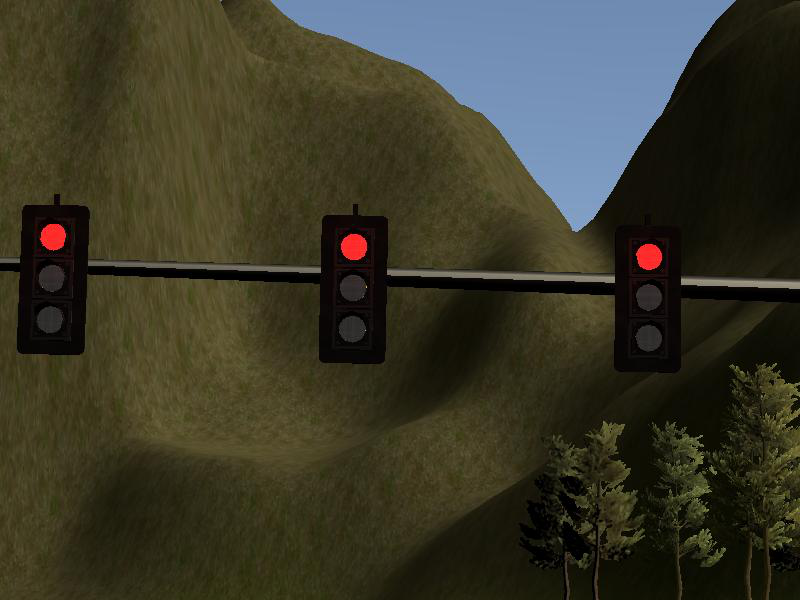
%> input picture img_10_575.png, 800 x 600 px
$ octave Eveluation.m   (GNU Octave 9; MATLAB toolbox functions it lacks are replaced by stand-ins)
%> lines starting %> are read from the running program, lines starting %| are printed output that depends on the picture; in (x1, y1, x2, y2) boxes, pixels count from 0 and x2, y2 are one past the last pixel; in counts of white or black regions, pixels touching at a corner belong together; the program's own positions count from 1
%> further down, image is the input picture: size 600x800x3 uint8; mean R, G, B 57.4, 55.9, 40.6
### f_detection.m
function flag = f_detection( image )
    %F_DETECTION Summary of this function goes here
    %   Detailed explanation goes here
    %% read and convert image to double tpye
    img = image;
    img(img==0) = 1;
%> img: size 600x800x3 uint8; 3.8% of pixels changed, all inside (x1, y1, x2, y2) = (0, 0, 800, 600)
    img = double(img)/255;
%> img: size 600x800x3 double
    %% build filters
    red_filter = zeros(size(img));
    red_filter(:,:,1) = 1;
    yellow_filter = zeros(size(img));
    yellow_filter(:,:,1) = sqrt(2)/2;
    yellow_filter(:,:,2) = sqrt(2)/2;
    green_filter = zeros(size(img));
    green_filter(:,:,2) = 1;
    %% calculate pixel direction
    pixel_direction = img;
    temp_norm = sqrt(pixel_direction(:,:,1).^2+pixel_direction(:,:,2).^2+pixel_direction(:,:,3).^2);
    for i=1:3
        pixel_direction(:,:,i) = pixel_direction(:,:,i)./temp_norm;
    end
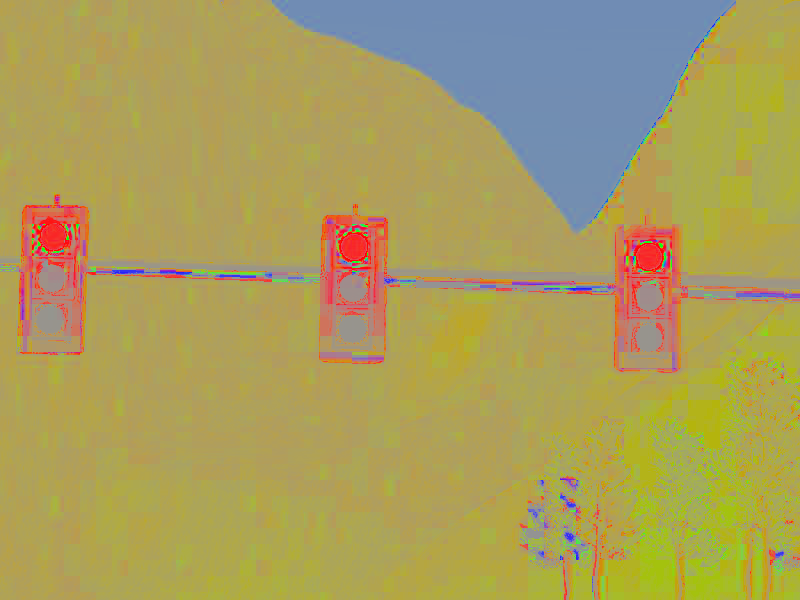
%> pixel_direction: size 600x800x3 double; mean R, G, B 0.669, 0.621, 0.362
    %% Calculate color distances and weighted color channels
    red_channel = max(0,sum(pixel_direction.*red_filter,3)*2.5-1.5).*sum(img.*red_filter,3);
    yellow_channel = max(0,sum(pixel_direction.*yellow_filter,3)*2.5-1.5).*sum(img.*yellow_filter,3);
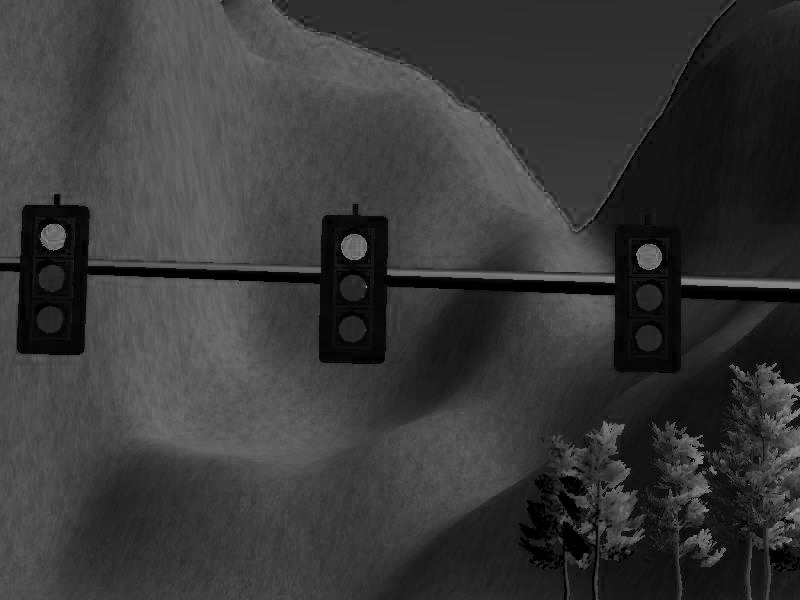
%> yellow_channel: size 600x800 double; min 0, max 0.735, mean 0.223
    green_channel = max(0,sum(pixel_direction.*green_filter,3)*2.5-1.5).*sum(img.*green_filter,3);
    % [9 lines of commented-out code are left out]
    %% Create holo kernel
    kernal_hole = [ 0, 0,-1,-1,-1,-1, 0, 0;
                    0,-1, 0, 0, 0, 0,-1, 0;
                   -1, 0, 0, 1, 1, 0, 0,-1;
                   -1, 0, 1, 1, 1, 1, 0,-1;
                   -1, 0, 1, 1, 1, 1, 0,-1;
                   -1, 0, 0, 1, 1, 0, 0,-1;
                    0,-1, 0, 0, 0, 0,-1, 0;
                    0, 0,-1,-1,-1,-1, 0, 0;];
    %% Set scales
    scales = 1:0.5:5;
    %% Deal with red light detection
    max_score = -1;
    flag = -1;
    for s = scales
        % rescale the kernal
        kernel_scaled = imresize(kernal_hole,s);
        % normalize the positive entries
        kernel_scaled(kernel_scaled>=0) = kernel_scaled(kernel_scaled>=0)/sum(sum(kernel_scaled(kernel_scaled>=0)));
        % normalize and PENALIZE the negative entries !!!!!!!!!!!!!
        kernel_scaled(kernel_scaled<0) = -1.5*kernel_scaled(kernel_scaled<0)/sum(sum(kernel_scaled(kernel_scaled<0)));
        % Convolution
        conv_red_temp = conv2(red_channel,kernel_scaled,'same');
        conv_yellow_temp = conv2(yellow_channel,kernel_scaled,'same');
        conv_green_temp = conv2(green_channel,kernel_scaled,'same');
        % Saturate
        conv_red_temp(conv_red_temp<0) = 0;
        conv_yellow_temp(conv_yellow_temp<0) = 0;
        conv_green_temp(conv_green_temp<0) = 0;
        % calculate the everage strength of the pulses
        mask_red_temp = conv_red_temp>0.1;
        mask_yellow_temp = conv_yellow_temp>0.1;
        mask_green_temp = conv_green_temp>0.1;
        strength_red = sum(sum(conv_red_temp(mask_red_temp)))/max(1,sum(sum(double(mask_red_temp))));
        strength_yellow = sum(sum(conv_yellow_temp(mask_yellow_temp)))/max(1,sum(sum(double(mask_yellow_temp))));
        strength_green = sum(sum(conv_green_temp(mask_green_temp)))/max(1,sum(sum(double(mask_green_temp))));
        % disp([strength_red,strength_yellow,strength_green])
        % update registers
        if max([strength_red,strength_yellow,strength_green]) > max_score
            [max_score,flag] = max([strength_red,strength_yellow,strength_green]);
        end
    end
%> this loop made 9 passes
%> (strength_red, strength_yellow, max_score, flag) on passes 1, 2, 3, 6, 7, 8, 9: (0.112, 0.132, 0.132, 2), (0, 0.134, 0.134, 2), (0, 0.138, 0.138, 2), (0.178, 0.126, 0.178, 1), (0.27, 0.14, 0.27, 1), (0.333, 0.165, 0.333, 1), (0.375, 0.18, 0.375, 1)
%> (strength_red, strength_yellow) on passes 4 to 5: (0.113, 0.129), (0.132, 0.129)
%> pass 1, in f_detection, `conv_red_temp = conv2(red_channel,kernel_scaled,'same');`:
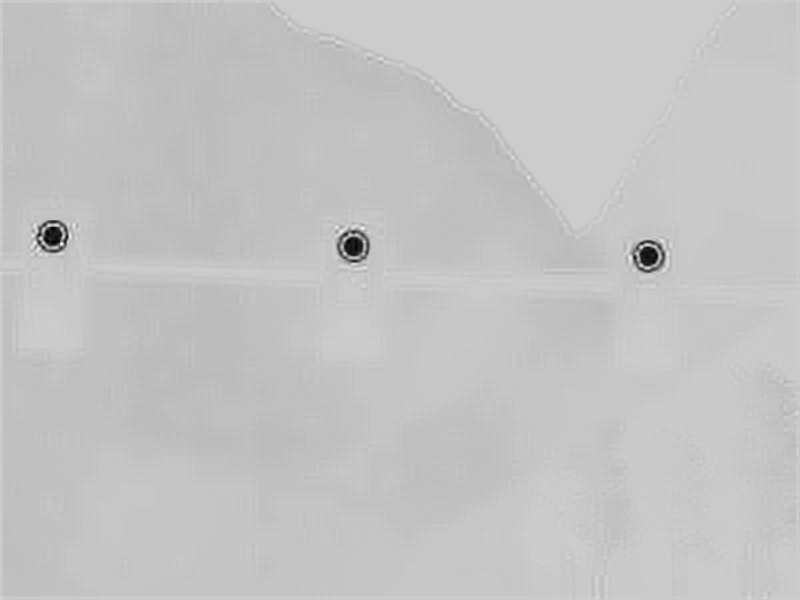
%> conv_red_temp: size 600x800 double; min -0.515, max 0.127, mean -0.0211; drawn with min black and max white
%> pass 1, in f_detection, `conv_yellow_temp = conv2(yellow_channel,kernel_scaled,'same');`:
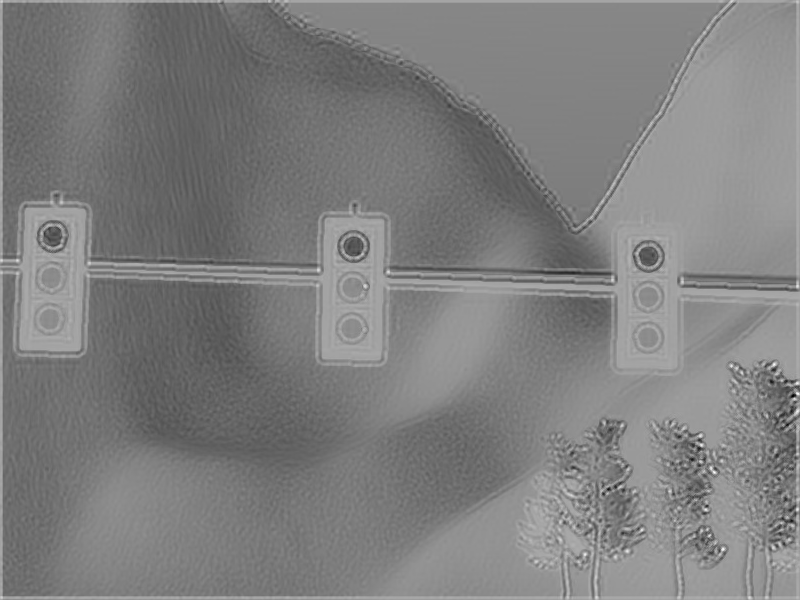
%> conv_yellow_temp: size 600x800 double; min -0.438, max 0.221, mean -0.11; drawn with min black and max white
%> pass 1, in f_detection, `conv_green_temp = conv2(green_channel,kernel_scaled,'same');`:
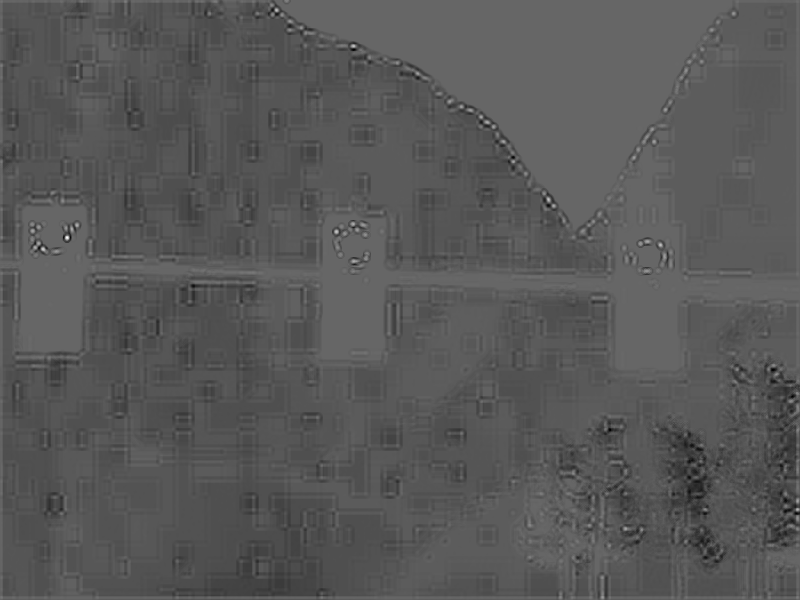
%> conv_green_temp: size 600x800 double; min -0.0537, max 0.0793, mean -0.00762; drawn with min black and max white
%> pass 1, in f_detection, `mask_red_temp = conv_red_temp>0.1;`:
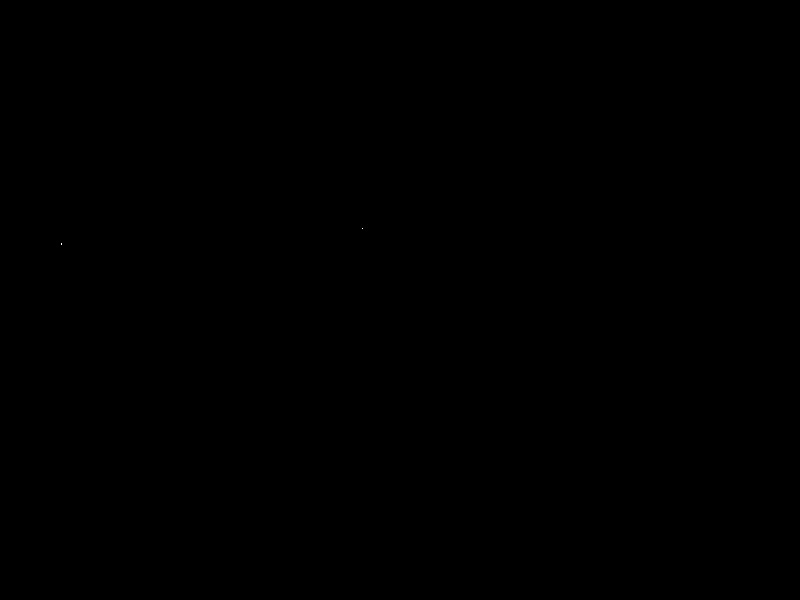
%> mask_red_temp: size 600x800 logical; 0% white in thin lines or dots, all inside (x1, y1, x2, y2) = (61, 228, 363, 245)
%> after the loop:
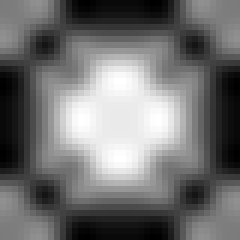
%> kernel_scaled: size 40x40 double (shown 6 times larger); min -0.00333, max 0.00345, mean -0.000313; drawn with min black and max white
end

### Eveluation.m
close all
clear
clc
%% read and convert image to double tpye
image = imread('img_10_575.png');
flag = f_detection( image );
%> flag = 1
%%
imshow(image)
disp(flag)
%| 1
%%
folder_path = '';

$ run again, with img_12_388.png copied over img_10_575.png
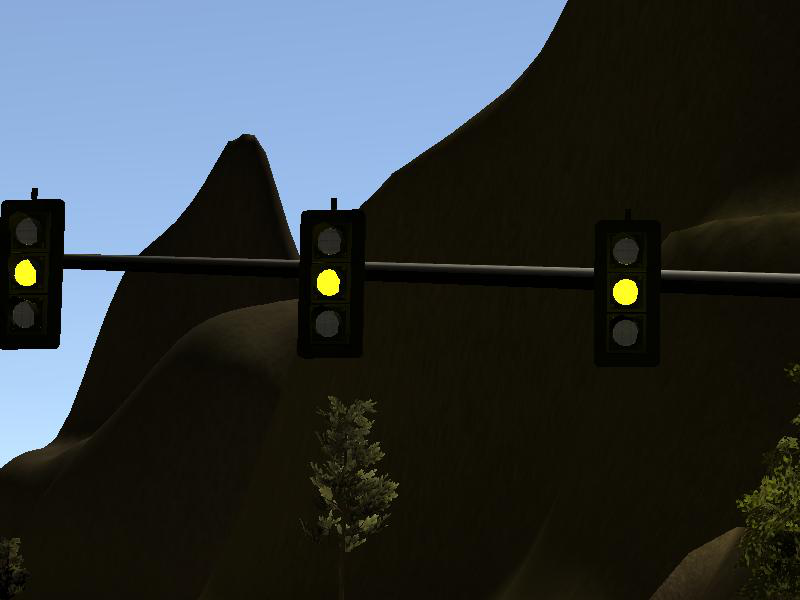
%> input picture img_12_388.png, 800 x 600 px
%> image is the input picture: size 600x800x3 uint8; mean R, G, B 49.7, 55.9, 58
%> after the loop in f_detection, `for i=1:3`:
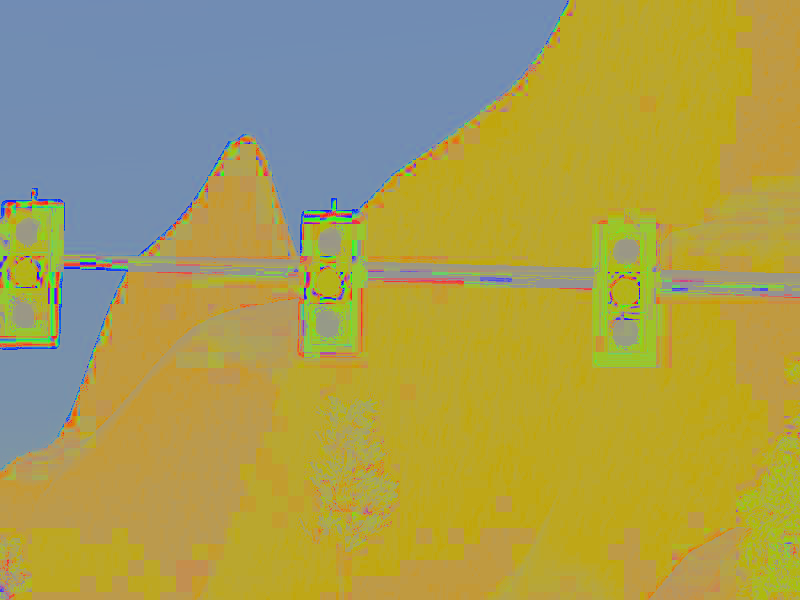
%> pixel_direction: size 600x800x3 double; mean R, G, B 0.66, 0.619, 0.328
%> the loop in f_detection, `for s = scales` made 9 passes
%> (strength_red, strength_yellow, strength_green, max_score) on passes 1, 3, 4, 5, 6, 7, 8, 9: (0, 0.135, 0, 0.135), (0, 0.143, 0, 0.143), (0, 0.156, 0, 0.156), (0, 0.2, 0, 0.2), (0.113, 0.287, 0.112, 0.287), (0.141, 0.394, 0.138, 0.394), (0.157, 0.468, 0.155, 0.468), (0.161, 0.525, 0.157, 0.525)
%> pass 1, in f_detection, `conv_green_temp = conv2(green_channel,kernel_scaled,'same');`:
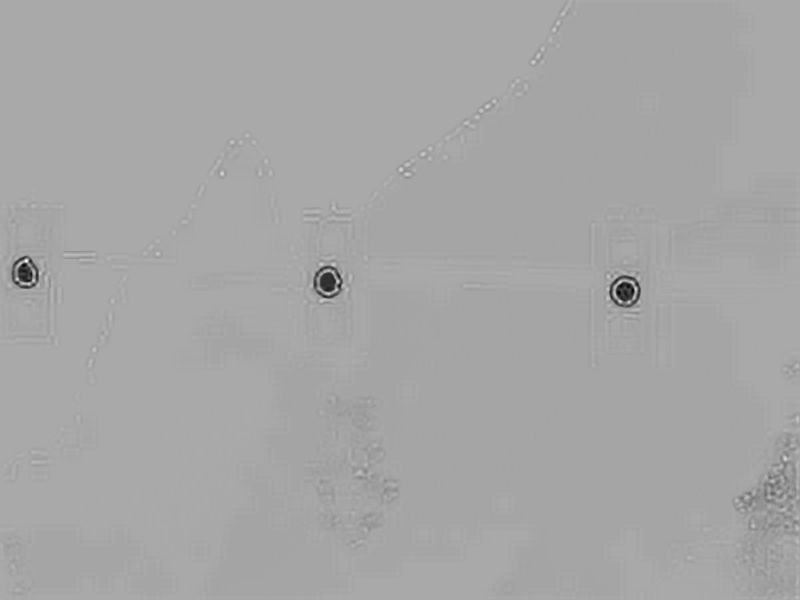
%> conv_green_temp: size 600x800 double; min -0.179, max 0.0907, mean -0.00294; drawn with min black and max white
%> `flag = f_detection( image );`: flag = 2
%| 2

$ run again, with img_29_434.png copied over img_10_575.png
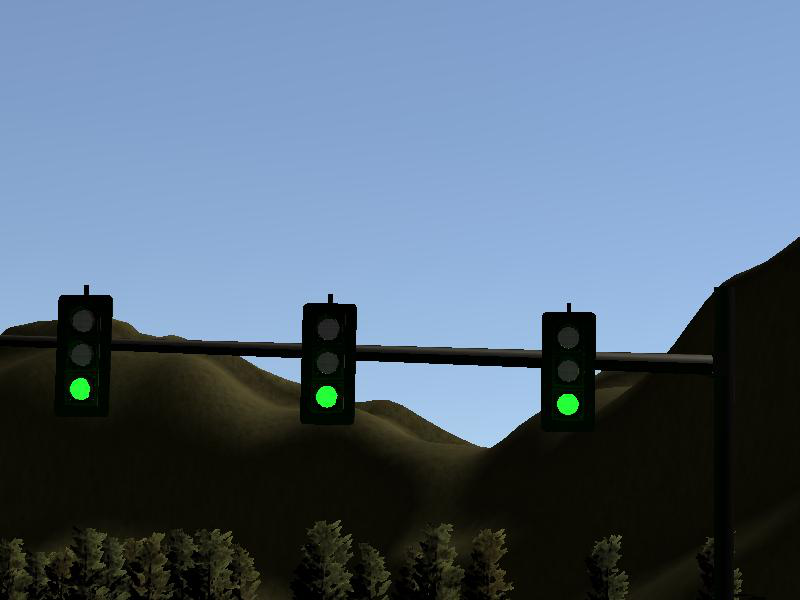
%> input picture img_29_434.png, 800 x 600 px
%> image is the input picture: size 600x800x3 uint8; mean R, G, B 86.1, 104.7, 124.3
%> after the loop in f_detection, `for i=1:3`:
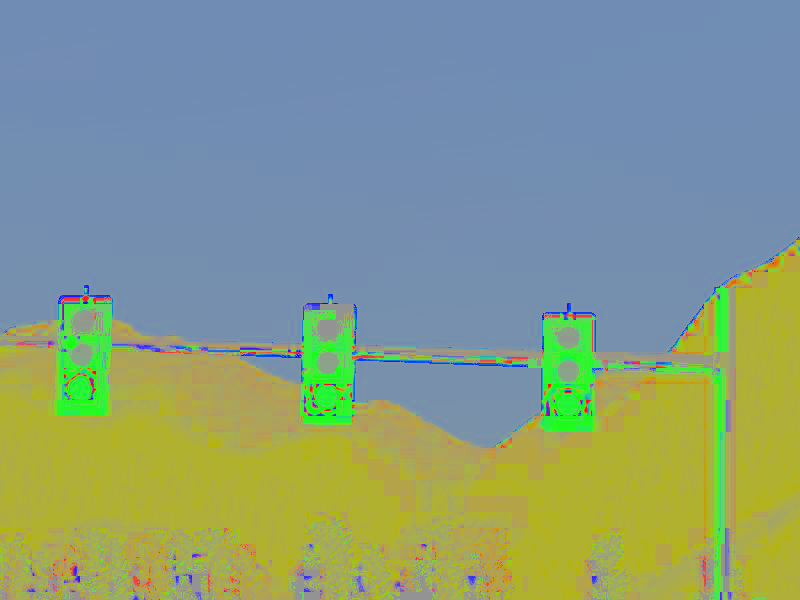
%> pixel_direction: size 600x800x3 double; mean R, G, B 0.531, 0.611, 0.517
%> the loop in f_detection, `for s = scales` made 9 passes
%> (strength_yellow, strength_green, max_score, flag) on passes 1, 2, 5, 6, 7, 8: (0.132, 0.113, 0.132, 2), (0.152, 0, 0.152, 2), (0.112, 0.227, 0.227, 3), (0.151, 0.317, 0.317, 3), (0.187, 0.37, 0.37, 3), (0.2, 0.385, 0.385, 3)
%> pass 1, in f_detection, `conv_green_temp = conv2(green_channel,kernel_scaled,'same');`:
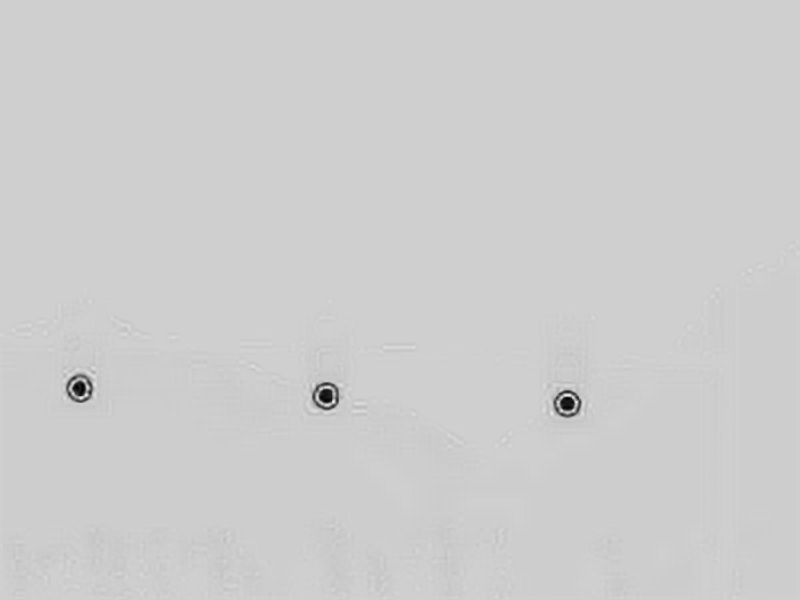
%> conv_green_temp: size 600x800 double; min -0.505, max 0.115, mean -0.00347; drawn with min black and max white
%> `flag = f_detection( image );`: flag = 3
%| 3

$ run again, with dayClip10--00000.png copied over img_10_575.png
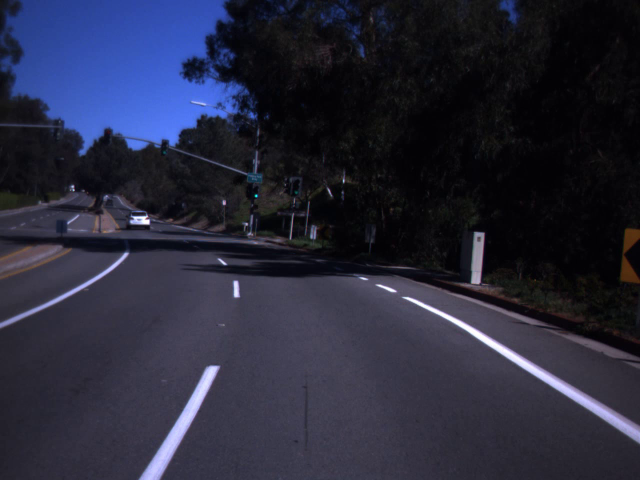
%> input picture dayClip10--00000.png, 1280 x 960 px (shown at 1/2 size)
%> image is the input picture: size 960x1280x3 uint8; mean R, G, B 39.2, 40.4, 58.5
%> the loop in f_detection, `for s = scales` made 9 passes
%> (strength_red, strength_yellow, strength_green, max_score, flag) on pass 1: (0, 0.119, 0.175, 0.175, 3)
%> pass 1, in f_detection, `conv_yellow_temp = conv2(yellow_channel,kernel_scaled,'same');`:
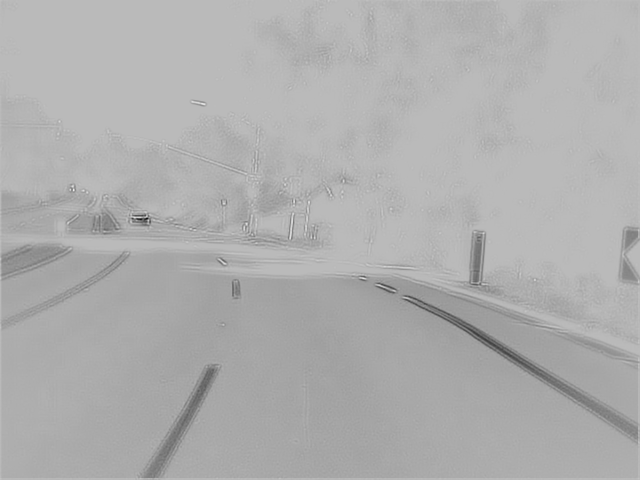
%> conv_yellow_temp: size 960x1280 double (shown at 1/2 size); min -0.54, max 0.198, mean -0.0339; drawn with min black and max white
%> `flag = f_detection( image );`: flag = 3
%| 3
